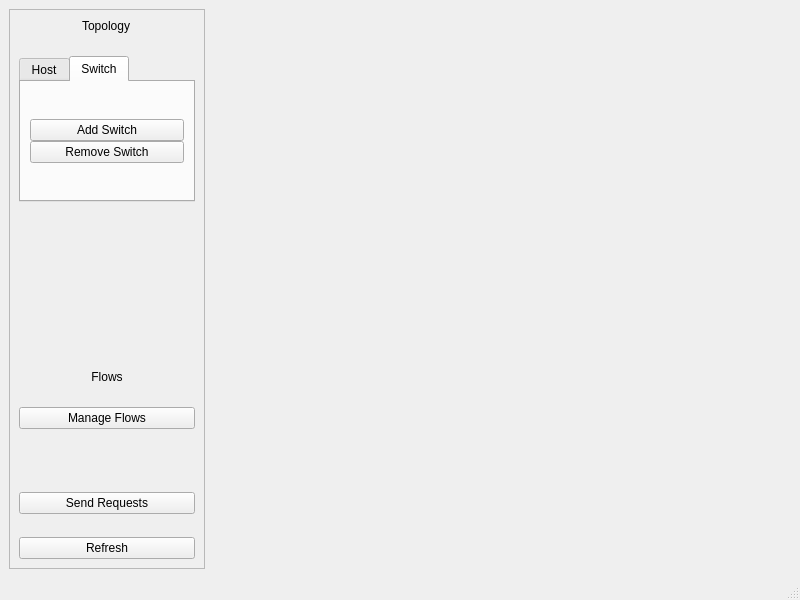
<?xml version="1.0" encoding="UTF-8"?>
<ui version="4.0">
 <class>MainWindow</class>
 <widget class="QMainWindow" name="MainWindow">
  <property name="enabled">
   <bool>true</bool>
  </property>
  <property name="geometry">
   <rect>
    <x>0</x>
    <y>0</y>
    <width>800</width>
    <height>600</height>
   </rect>
  </property>
  <property name="sizePolicy">
   <sizepolicy hsizetype="Expanding" vsizetype="Expanding">
    <horstretch>0</horstretch>
    <verstretch>0</verstretch>
   </sizepolicy>
  </property>
  <property name="windowTitle">
   <string>MainWindow</string>
  </property>
  <widget class="QWidget" name="central_widget">
   <property name="sizePolicy">
    <sizepolicy hsizetype="Expanding" vsizetype="Expanding">
     <horstretch>0</horstretch>
     <verstretch>0</verstretch>
    </sizepolicy>
   </property>
   <layout class="QGridLayout" name="gridLayout">
    <item row="0" column="0">
     <layout class="QHBoxLayout" name="main_layout" stretch="1,3">
      <property name="spacing">
       <number>0</number>
      </property>
      <property name="rightMargin">
       <number>0</number>
      </property>
      <item>
       <widget class="QFrame" name="sidebar_frame">
        <property name="sizePolicy">
         <sizepolicy hsizetype="Expanding" vsizetype="Expanding">
          <horstretch>0</horstretch>
          <verstretch>0</verstretch>
         </sizepolicy>
        </property>
        <property name="minimumSize">
         <size>
          <width>0</width>
          <height>92</height>
         </size>
        </property>
        <property name="frameShape">
         <enum>QFrame::StyledPanel</enum>
        </property>
        <property name="frameShadow">
         <enum>QFrame::Raised</enum>
        </property>
        <layout class="QVBoxLayout" name="verticalLayout" stretch="0">
         <property name="spacing">
          <number>23</number>
         </property>
         <item>
          <layout class="QVBoxLayout" name="sidebar_layout" stretch="0,2,2,0,0,0,0,0">
           <item alignment="Qt::AlignHCenter">
            <widget class="QLabel" name="topology_label">
             <property name="text">
              <string>Topology</string>
             </property>
            </widget>
           </item>
           <item>
            <widget class="QTabWidget" name="create_helper">
             <property name="currentIndex">
              <number>1</number>
             </property>
             <widget class="QWidget" name="tab">
              <property name="sizePolicy">
               <sizepolicy hsizetype="Expanding" vsizetype="Expanding">
                <horstretch>0</horstretch>
                <verstretch>0</verstretch>
               </sizepolicy>
              </property>
              <property name="toolTip">
               <string/>
              </property>
              <property name="toolTipDuration">
               <number>-1</number>
              </property>
              <property name="statusTip">
               <string/>
              </property>
              <property name="autoFillBackground">
               <bool>false</bool>
              </property>
              <attribute name="title">
               <string>Host</string>
              </attribute>
              <layout class="QGridLayout" name="gridLayout_2">
               <item row="0" column="0">
                <layout class="QVBoxLayout" name="button_layout">
                 <property name="spacing">
                  <number>0</number>
                 </property>
                 <item>
                  <widget class="QPushButton" name="add_host_button">
                   <property name="sizePolicy">
                    <sizepolicy hsizetype="Expanding" vsizetype="Fixed">
                     <horstretch>0</horstretch>
                     <verstretch>0</verstretch>
                    </sizepolicy>
                   </property>
                   <property name="text">
                    <string>Add Host</string>
                   </property>
                  </widget>
                 </item>
                 <item>
                  <widget class="QPushButton" name="remove_host_button">
                   <property name="sizePolicy">
                    <sizepolicy hsizetype="Expanding" vsizetype="Fixed">
                     <horstretch>0</horstretch>
                     <verstretch>0</verstretch>
                    </sizepolicy>
                   </property>
                   <property name="text">
                    <string>Remove Host</string>
                   </property>
                  </widget>
                 </item>
                </layout>
               </item>
              </layout>
             </widget>
             <widget class="QWidget" name="tab_2">
              <property name="sizePolicy">
               <sizepolicy hsizetype="Expanding" vsizetype="Expanding">
                <horstretch>0</horstretch>
                <verstretch>0</verstretch>
               </sizepolicy>
              </property>
              <attribute name="title">
               <string>Switch</string>
              </attribute>
              <layout class="QGridLayout" name="gridLayout_3">
               <item row="0" column="0">
                <layout class="QVBoxLayout" name="button_layout_2">
                 <property name="spacing">
                  <number>0</number>
                 </property>
                 <item>
                  <widget class="QPushButton" name="add_switch_button">
                   <property name="sizePolicy">
                    <sizepolicy hsizetype="Expanding" vsizetype="Fixed">
                     <horstretch>0</horstretch>
                     <verstretch>0</verstretch>
                    </sizepolicy>
                   </property>
                   <property name="text">
                    <string>Add Switch</string>
                   </property>
                  </widget>
                 </item>
                 <item>
                  <widget class="QPushButton" name="remove_switch_button">
                   <property name="enabled">
                    <bool>true</bool>
                   </property>
                   <property name="sizePolicy">
                    <sizepolicy hsizetype="Expanding" vsizetype="Fixed">
                     <horstretch>0</horstretch>
                     <verstretch>0</verstretch>
                    </sizepolicy>
                   </property>
                   <property name="text">
                    <string>Remove Switch</string>
                   </property>
                  </widget>
                 </item>
                </layout>
               </item>
              </layout>
             </widget>
            </widget>
           </item>
           <item>
            <spacer name="verticalSpacer_2">
             <property name="orientation">
              <enum>Qt::Vertical</enum>
             </property>
             <property name="sizeHint" stdset="0">
              <size>
               <width>20</width>
               <height>40</height>
              </size>
             </property>
            </spacer>
           </item>
           <item alignment="Qt::AlignTop">
            <widget class="QLabel" name="flows_label">
             <property name="text">
              <string>Flows</string>
             </property>
             <property name="alignment">
              <set>Qt::AlignCenter</set>
             </property>
            </widget>
           </item>
           <item>
            <widget class="QPushButton" name="manage_btn">
             <property name="enabled">
              <bool>true</bool>
             </property>
             <property name="text">
              <string>Manage Flows</string>
             </property>
            </widget>
           </item>
           <item>
            <spacer name="verticalSpacer">
             <property name="orientation">
              <enum>Qt::Vertical</enum>
             </property>
             <property name="sizeHint" stdset="0">
              <size>
               <width>20</width>
               <height>40</height>
              </size>
             </property>
            </spacer>
           </item>
           <item>
            <widget class="QPushButton" name="send_requests_btn">
             <property name="enabled">
              <bool>true</bool>
             </property>
             <property name="text">
              <string>Send Requests</string>
             </property>
            </widget>
           </item>
           <item>
            <widget class="QPushButton" name="refresh_button">
             <property name="text">
              <string>Refresh</string>
             </property>
            </widget>
           </item>
          </layout>
         </item>
        </layout>
       </widget>
      </item>
      <item>
       <widget class="CanvasWidget" name="canvas_widget" native="true">
        <property name="sizePolicy">
         <sizepolicy hsizetype="Expanding" vsizetype="Expanding">
          <horstretch>0</horstretch>
          <verstretch>0</verstretch>
         </sizepolicy>
        </property>
       </widget>
      </item>
     </layout>
    </item>
   </layout>
  </widget>
  <widget class="QMenuBar" name="menubar">
   <property name="geometry">
    <rect>
     <x>0</x>
     <y>0</y>
     <width>800</width>
     <height>22</height>
    </rect>
   </property>
  </widget>
  <widget class="QStatusBar" name="statusbar"/>
  <action name="actionAdd_Host">
   <property name="text">
    <string>Add Host</string>
   </property>
  </action>
 </widget>
 <customwidgets>
  <customwidget>
   <class>CanvasWidget</class>
   <extends>QWidget</extends>
   <header>canvas_widget</header>
   <container>1</container>
  </customwidget>
 </customwidgets>
 <resources/>
 <connections/>
</ui>
